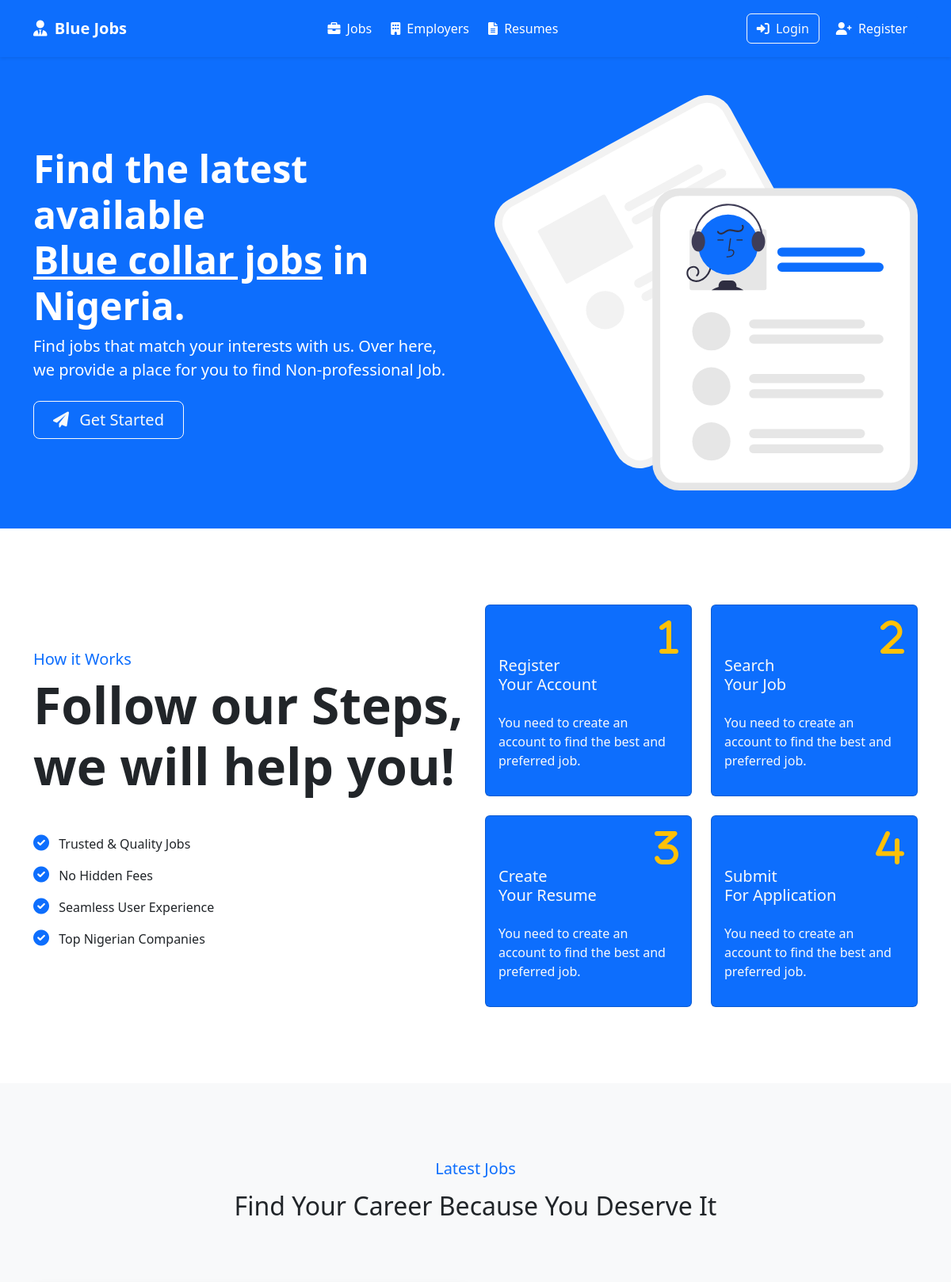
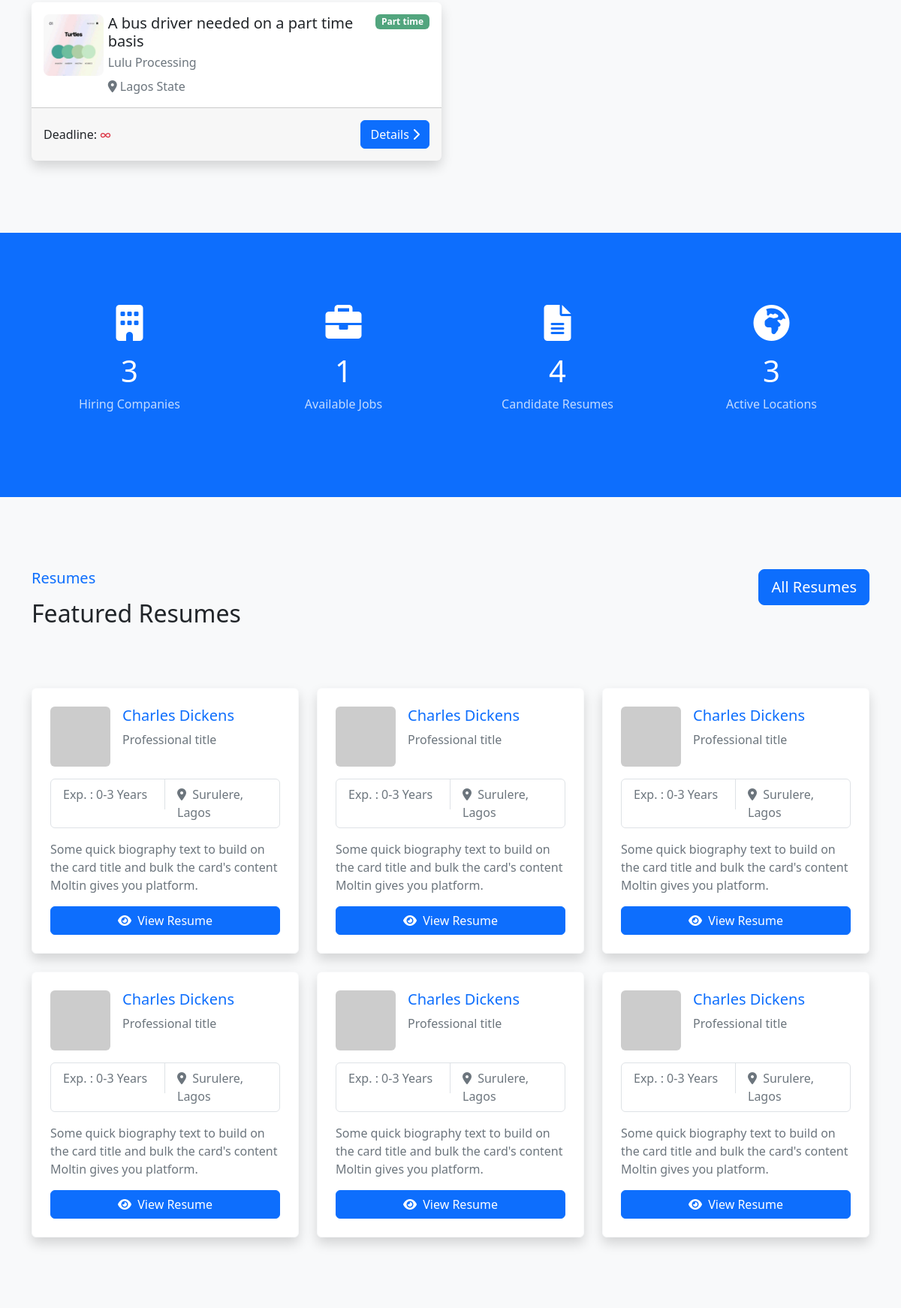
The page / (upper part) on the database its author committed (2 pictures, top to bottom).
### jobs/models.py (models this page shows, shortened)
class Job(models.Model):
    class JobStatus(models.TextChoices):
        ACTIVE = 'A', _('Active')
        INACTIVE = 'I', _('Inactive')
    class SalarySchedule(models.TextChoices):
        HOURLY = 'H', _('Hourly')
        DAILY = 'D', _('Daily')
        WEEKLY = 'W', _('Weekly')
        MONTHLY = 'M', _('Monthly')
        YEARLY = 'Y', _('Yearly')
    class GenderStatus(models.TextChoices):
        MALE = 'M', _('Male')
        FEMALE = 'F', _('Female')
    title = models.CharField(verbose_name=_('Title'), max_length=255)
    slug = models.SlugField(verbose_name=_('Slug'), max_length=255, unique=True)
    description = models.TextField(_('Description')) # use RichTextEditor
    salary_mode = models.CharField(
        _('Salary Mode'), max_length=1, choices=SalarySchedule.choices)
    base_salary_amount = models.PositiveIntegerField()
    maximum_salary_amount = models.PositiveIntegerField(blank=True)
    experience = models.PositiveIntegerField(_('Years of experience'),
                                             blank=True, null=True)
    vacancy = models.PositiveIntegerField(blank=True, null=True)
    application_deadline = models.DateField(blank=True, null=True)
    qualification_title = models.CharField(_('Qualification title'), max_length=50, blank=True)
    gender = models.CharField(max_length=1, choices=GenderStatus.choices, blank=True)
    status = models.CharField(
        max_length=1, choices=JobStatus.choices, default=JobStatus.ACTIVE)
    category = models.ForeignKey(Category, verbose_name=_('Category'), null=True,
                                 related_name='jobs', on_delete=models.SET_NULL)
    jobtype = models.ForeignKey(JobType, verbose_name=_('Job Type'), null=True,
                                on_delete=models.SET_NULL)
    company = models.ForeignKey(Company, verbose_name=_('Company'),
                                related_name='jobs', on_delete=models.CASCADE)
    address = models.CharField(max_length=255, blank=True)
    state = models.ForeignKey(State, verbose_name=_('State'), null=True,
                              on_delete=models.SET_NULL)
    impressions = models.PositiveIntegerField(default=0)
    sponsored = models.BooleanField(_('Sponsored'), default=False)
    created = models.DateTimeField(auto_now_add=True)
    updated = models.DateTimeField(auto_now=True)
    objects = models.Manager()
    active = ActiveJobManager()
    class Meta:
        verbose_name = _('Job')
        verbose_name_plural = _('Jobs')
        ordering = ['-created']
    def get_absolute_url(self):
        return reverse('jobs:detail', kwargs={'slug': self.slug})

class JobType(models.Model):
    name = models.CharField(_('Name'), unique=True, max_length=15)
    slug = models.SlugField(_('Slug'), unique=True, max_length=15)
    class Meta:
        verbose_name = _('Job Type')
        verbose_name_plural = _('Job Types')
        ordering = ['name']
    def __str__(self):
        return self.name

class State(models.Model):
    name = models.CharField(_('Name'), unique=True, max_length=25)
    slug = models.SlugField(_('Slug'), unique=True, max_length=25)
    class Meta:
        verbose_name = _('State')
        verbose_name_plural = _('States')
        ordering = ['name']
    def __str__(self):
        return self.name

### account/models.py (models this page shows, shortened)
class Company(models.Model):
    user = models.OneToOneField(User, on_delete=models.CASCADE)
    name = models.CharField('Company name', max_length=100, unique=True)
    about = models.TextField(max_length=5000)
    logo = models.ImageField(upload_to='logos', blank=True) # crop logo to 80x80
    contact_person = models.CharField(max_length=255)
    position_in_company = models.CharField(max_length=50)
    established = models.DateField(blank=True, null=True)
    website = models.URLField(blank=True, null=True)
    address = models.CharField(max_length=50, blank=True)
    staff_strength = models.CharField('Number of employees', max_length=50, blank=True)
    phone_number = models.CharField(max_length=13, blank=True)
    created = models.DateTimeField(_('Created'), auto_now_add=True)
    updated = models.DateTimeField(_('Updated'), auto_now=True)
    class Meta:
        verbose_name_plural = 'Companies'

### django_jobs/views.py (the view)
# urls.py: path('', home, name='home'),
def home(request):
    jobs = Job.active.all()[:4]
    companies = Company.objects.all()[:6]
    template = 'home.html'
    context = {
        'jobs': jobs,
        'companies': companies,
        'states': State.objects.all().count(),
    }
    return render(request, template, context)

### jobs/managers.py (called while the page is built)
    def get_queryset(self):
        return super().get_queryset().filter(status=self.model.JobStatus.ACTIVE)

### templates/home.html (shortened to what this page needs)
{% extends "base.html" %}
{% load static %}
{% block content %}
<header class="bg-primary py-lg-5">
    <div class="container">
        <div class="row gx-5 align-items-center">
            <div class="col-lg-6">
                <div class="my-5">
                    <h1 class="display-5 fw-bolder text-white mb-2">Find the latest available<br><u>Blue collar jobs</u> in Nigeria.</h1>
                    <p class="lead fw-normal text-white mb-4">Find jobs that match your interests with us. Over here, we provide a place for you to find Non-professional Job.</p>
                    <a class="btn btn-outline-light btn-lg px-4" href="{% if request.user.is_authenticated %}{% url 'jobs:list' %}{% else %}{% url 'signup_choice' %}{% endif %}"><i class="fa-solid fa-paper-plane me-2"></i> Get Started</a>
                </div>
            </div>
            <div class="col-lg-6 d-none d-lg-block">
                <img src="{% static 'img/resume.svg' %}" class="d-block img-fluid" alt="illustration">
            </div>
        </div>
    </div>
</header>
<section class="bg-white py-lg-5">
    <div class="container my-5">
        <div class="row align-items-center">
            <div class="col-lg-6 mb-4 mb-lg-0">
                <h5 class="text-primary">How it Works</h5>
                <h1 class="mb-5 display-3 fw-bolder">Follow our Steps,<br> we will help you!</h1>
                <ul class="list-unstyled">
                    <li class="mb-3"><i class="fa-solid fa-circle-check text-primary fs-5 me-2"></i> Trusted &amp; Quality Jobs</li>
                    <li class="mb-3"><i class="fa-solid fa-circle-check text-primary fs-5 me-2"></i> No Hidden Fees</li>
                    <li class="mb-3"><i class="fa-solid fa-circle-check text-primary fs-5 me-2"></i> Seamless User Experience</li>
                    <li class="mb-3"><i class="fa-solid fa-circle-check text-primary fs-5 me-2"></i> Top Nigerian Companies</li>
                </ul>
            </div>
            <div class="col-lg-6">
                <div class="row g-4">
                    <div class="col-sm-6">
                        <div class="card bg-primary text-light">
                            <div class="card-body">
                                <div class="d-flex justify-content-between mb-3">
                                    <h5 class="mt-5">Register <br>Your Account</h5>
                                    <i class="fa-solid fa-1 fa-3x text-warning"></i>
                                </div>
                                <p class="card-text mb-3">You need to create an account to find the best and preferred job.</p>
                            </div>
                        </div>
                    </div>
                    <div class="col-sm-6">
                        <div class="card bg-primary text-light">
                            <div class="card-body">
                                <div class="d-flex justify-content-between mb-3">
                                    <h5 class="mt-5">Search <br>Your Job</h5>
                                    <i class="fa-solid fa-2 fa-3x text-warning"></i>
                                </div>
                                <p class="card-text mb-3">You need to create an account to find the best and preferred job.</p>
                            </div>
                        </div>
                    </div>
                    <div class="col-sm-6">
                        <div class="card bg-primary text-light">
                            <div class="card-body">
                                <div class="d-flex justify-content-between mb-3">
                                    <h5 class="mt-5">Create <br>Your Resume</h5>
                                    <i class="fa-solid fa-3 fa-3x text-warning"></i>
                                </div>
                                <p class="card-text mb-3">You need to create an account to find the best and preferred job.</p>
                            </div>
                        </div>
                    </div>
                    <div class="col-sm-6">
                        <div class="card bg-primary text-light">
                            <div class="card-body">
                                <div class="d-flex justify-content-between mb-3">
                                    <h5 class="mt-5">Submit <br>For Application</h5>
                                    <i class="fa-solid fa-4 fa-3x text-warning"></i>
                                </div>
                                <p class="card-text mb-3">You need to create an account to find the best and preferred job.</p>
                            </div>
                        </div>
                    </div>
                </div>
            </div>
        </div>
    </div>
</section>
<section class="bg-light py-lg-5">
    <div class="container my-5">
        <div class="row g-4">
            <div class="text-center mb-lg-5">
                <h5 class="text-primary mb-3">Latest Jobs</h5>
                <h2>Find Your Career Because You Deserve It</h2>
            </div>
            {% for job in jobs %}
            <div class="col-lg-6">{% include 'partials/_job_grid.html' %}</div>
            {% empty %}
            <div class="d-flex justify-content-center mt-5">
                <img src="{% static 'img/empty.svg' %}" class="img-fluid w-25" alt="">
            </div>
            {% endfor %}
        </div>
    </div>
</section>
<section class="bg-primary py-lg-5">
    <div class="container my-5">
        <div class="row g-4">
            <div class="col-lg-3 col-sm-6 text-center text-white">
                <i class="fa-solid fa-building fa-3x mb-3"></i>
                <h1>{{ companies.count }}</h1>
                <p class="opacity-75">Hiring Companies</p>
            </div>
            <div class="col-lg-3 col-sm-6 text-center text-white">
                <i class="fa-solid fa-briefcase fa-3x mb-3"></i>
                <h1>{{ jobs.count }}</h1>
                <p class="opacity-75">Available Jobs</p>
            </div>
            <div class="col-lg-3 col-sm-6 text-center text-white">
                <i class="fa-solid fa-file-lines fa-3x mb-3"></i>
                <h1>{{ resumes.count }}4</h1>
                <p class="opacity-75">Candidate Resumes</p>
            </div>
            <div class="col-lg-3 col-sm-6 text-center text-white">
                <i class="fa-solid fa-earth-africa fa-3x mb-3"></i>
                <h1>{{ states }}</h1>
                <p class="opacity-75">Active Locations</p>
            </div>
        </div>
    </div>
</section>
<section class="bg-light py-lg-5">
    <div class="container my-5">
        <div class="row g-4">
            <div class="mb-lg-5">
                <a href="{# 'resumes' %}" class="float-end btn btn-primary btn-lg">All Resumes</a>
                <h5 class="text-primary mb-3">Resumes</h5>
                <h2>Featured Resumes</h2>
            </div>
            <div class="col-lg-4">{% include 'partials/_resume_grid.html' %}</div>
            <div class="col-lg-4">{% include 'partials/_resume_grid.html' %}</div>
            <div class="col-lg-4">{% include 'partials/_resume_grid.html' %}</div>
            <div class="col-lg-4">{% include 'partials/_resume_grid.html' %}</div>
            <div class="col-lg-4">{% include 'partials/_resume_grid.html' %}</div>
            <div class="col-lg-4">{% include 'partials/_resume_grid.html' %}</div>
        </div>
    </div>
</section>
{% endblock %}

### templates/partials/_job_grid.html
<div class="card shadow border-0">
    <div class="card-body">
        <div class="row g-0">
            <div class="col-lg-2 d-none d-lg-block">
                {% if job.company.logo %}<img src="{{ job.company.logo.url }}" width="80px" height="80px" alt="{{ job.company.name }}" class="img-fluid rounded-3">{% endif %}
            </div>
            <div class="col-lg-10">
                <div class="mt-3 mt-lg-0">
                    <span class="badge bg-success opacity-75 float-end">{{ job.jobtype }}</span>
                    <h5 class="mb-1">{{ job.title }}</h5>
                    <p class="text-muted mb-0">{{ job.company.name }}</p>
                    <div class="mt-2 text-muted">
                        <i class="fas fa-location-dot"></i> {{ job.state }} State
                    </div>
                </div>
            </div>
        </div>
    </div>
    <div class="p-3 card-footer">
        <div class="d-flex justify-content-between">
            <div class="d-flex align-items-center">
                Deadline: <span class="text-danger ms-1">{% if job.application_deadline %}{{ job.application_deadline }}{% else %}&infin;{% endif %}</span>
            </div>
            <div>
                <a href="{{ job.get_absolute_url }}" class="btn btn-primary">Details <i class="fas fa-chevron-right"></i></a>
            </div>
        </div>
    </div>
</div>

### rows shown on the page
Job: company.logo (picture), jobtype "Part time", title "A bus driver needed on a part time basis", company.name "Lulu Processing", state "Lagos"

### other values the page prints
{{ companies.count }} "3"
{{ jobs.count }} "1"
{{ states }} "3"
